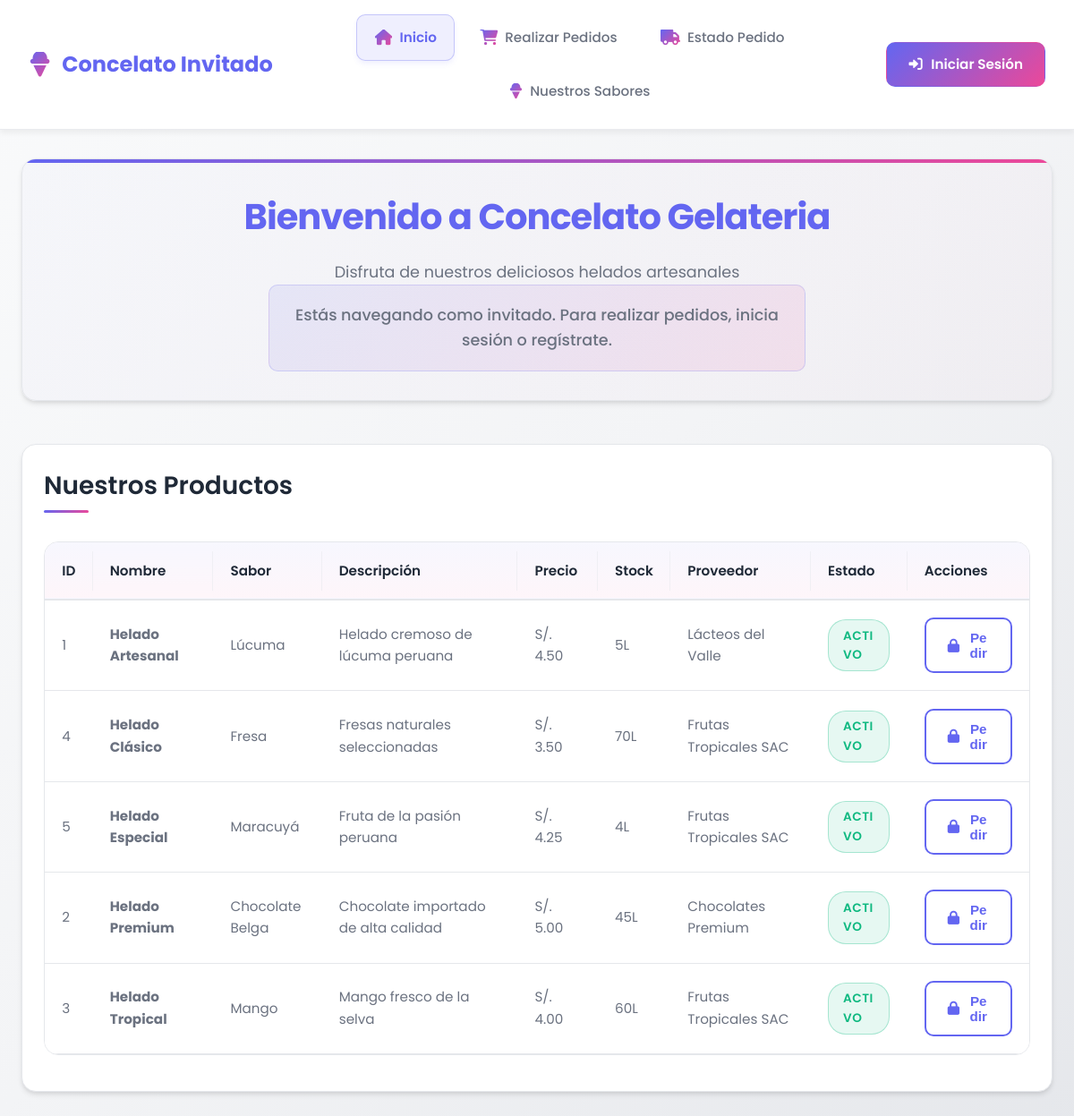
The app's page /paginas/cliente/index.php with its own data.
### tables this page shows
CREATE TABLE `productos` (
  `id_producto` int(11) NOT NULL AUTO_INCREMENT,
  `nombre` varchar(120) NOT NULL,
  `sabor` varchar(60) NOT NULL,
  `descripcion` text DEFAULT NULL,
  `precio` decimal(10,2) NOT NULL CHECK (`precio` >= 0),
  `stock` int(11) NOT NULL DEFAULT 0 CHECK (`stock` >= 0),
  `id_proveedor` int(11) DEFAULT NULL,
  `fecha_registro` date DEFAULT curdate(),
  `activo` tinyint(1) NOT NULL DEFAULT 1,
  PRIMARY KEY (`id_producto`),
  KEY `idx_sabor` (`sabor`),
  KEY `idx_stock` (`stock`),
  KEY `id_proveedor` (`id_proveedor`),
  KEY `idx_productos_activo` (`activo`),
  CONSTRAINT `productos_ibfk_1` FOREIGN KEY (`id_proveedor`) REFERENCES `proveedores` (`id_proveedor`) ON DELETE SET NULL ON UPDATE CASCADE
);

CREATE TABLE `proveedores` (
  `id_proveedor` int(11) NOT NULL AUTO_INCREMENT,
  `empresa` varchar(100) NOT NULL,
  `contacto` varchar(80) NOT NULL,
  `telefono` varchar(30) NOT NULL,
  `correo` varchar(150) DEFAULT NULL,
  `direccion` varchar(200) DEFAULT NULL,
  `fecha_registro` timestamp NOT NULL DEFAULT current_timestamp(),
  PRIMARY KEY (`id_proveedor`)
);

### paginas/cliente/index.php (the view, shortened to what this page needs)
<?php
include_once($_SERVER['DOCUMENT_ROOT'] . '/heladeriacg/conexion/conexion.php');
$logueado = isset($_SESSION['logueado']) && $_SESSION['logueado'] === true;
try {
    $stmt = $pdo->prepare("
        SELECT p.*, pr.empresa as proveedor_nombre
        FROM productos p
        LEFT JOIN proveedores pr ON p.id_proveedor = pr.id_proveedor
        WHERE p.activo = 1 AND p.stock > 0
        ORDER BY p.nombre
    ");
    $stmt->execute();
    $productos = $stmt->fetchAll(PDO::FETCH_ASSOC);
} catch(PDOException $e) {
    $productos = [];
}
?>
<!DOCTYPE html>
<html lang="es">
<head>
    <link rel="stylesheet" href="/heladeriacg/css/cliente/modernos_estilos_cliente.css">
    <link rel="stylesheet" href="https://cdnjs.cloudflare.com/ajax/libs/font-awesome/6.0.0/css/all.min.css">
</head>
<body>
    <div class="cliente-container">
        <header class="cliente-header">
            <div class="header-content-cliente">
                <div class="logo-cliente">
                    <i class="fas fa-ice-cream"></i>
                    <span>Concelato <?php echo $logueado ? 'Cliente' : 'Invitado'; ?></span>
                </div>
                <nav id="cliente-nav" class="cliente-nav">
                    <ul>
                        <li><a href="index.php" class="active">
                            <i class="fas fa-home"></i> <span>Inicio</span>
                        </a></li>
                        <li><a href="pedidos.php">
                            <i class="fas fa-shopping-cart"></i> <span><?php echo $logueado ? 'Mis Pedidos' : 'Realizar Pedidos'; ?></span>
                        </a></li>
                        <li><a href="estado_pedido.php">
                            <i class="fas fa-truck"></i> <span>Estado Pedido</span>
                        </a></li>
                        <li><a href="invitado.php">
                            <i class="fas fa-ice-cream"></i> <span>Nuestros Sabores</span>
                        </a></li>
                    </ul>
                </nav>
                <?php if ($logueado): ?>
                <button class="logout-btn-cliente" onclick="cerrarSesion()">
                    <i class="fas fa-sign-out-alt"></i> <span>Cerrar Sesión</span>
                </button>
                <?php else: ?>
                <a href="../publico/login.php" class="btn-cliente btn-primary-cliente">
                    <i class="fas fa-sign-in-alt"></i> <span>Iniciar Sesión</span>
                </a>
                <?php endif; ?>
            </div>
        </header>
        <main class="cliente-main">
            <div class="welcome-section-cliente">
                <h1>Bienvenido a Concelato Gelateria</h1>
                <p>Disfruta de nuestros deliciosos helados artesanales</p>
                <?php if (!$logueado): ?>
                <p class="guest-notice">Estás navegando como invitado. Para realizar pedidos, inicia sesión o regístrate.</p>
                <?php endif; ?>
            </div>
            <div class="card-cliente">
                <h2>Nuestros Productos</h2>
                <div class="table-container-cliente">
                    <table class="cliente-table">
                        <thead>
                            <tr>
                                <th>ID</th>
                                <th>Nombre</th>
                                <th>Sabor</th>
                                <th>Descripción</th>
                                <th>Precio</th>
                                <th>Stock</th>
                                <th>Proveedor</th>
                                <th>Estado</th>
                                <th>Acciones</th>
                            </tr>
                        </thead>
                        <tbody>
                            <?php if (!empty($productos)): ?>
                                <?php foreach ($productos as $producto): ?>
                                <tr>
                                    <td><?php echo $producto['id_producto']; ?></td>
                                    <td><strong><?php echo htmlspecialchars($producto['nombre']); ?></strong></td>
                                    <td><?php echo htmlspecialchars($producto['sabor']); ?></td>
                                    <td><?php echo htmlspecialchars(substr($producto['descripcion'], 0, 50)) . (strlen($producto['descripcion']) > 50 ? '...' : ''); ?></td>
                                    <td>S/. <?php echo number_format($producto['precio'], 2); ?></td>
                                    <td><?php echo $producto['stock']; ?>L</td>
                                    <td><?php echo htmlspecialchars($producto['proveedor_nombre'] ?: 'N/A'); ?></td>
                                    <td>
                                        <span class="status-badge <?php echo $producto['activo'] ? 'active' : 'inactive'; ?>">
                                            <?php echo $producto['activo'] ? 'Activo' : 'Inactivo'; ?>
                                        </span>
                                    </td>
                                    <td>
                                        <?php if ($logueado): ?>
                                        <button class="btn-cliente btn-primary-cliente" onclick="realizarPedido(<?php echo $producto['id_producto']; ?>)">
                                            <i class="fas fa-shopping-cart"></i> Pedir
                                        </button>
                                        <?php else: ?>
                                        <button class="btn-cliente btn-outline-cliente" onclick="showLoginPrompt()">
                                            <i class="fas fa-lock"></i> Pedir
                                        </button>
                                        <?php endif; ?>
                                    </td>
                                </tr>
                                <?php endforeach; ?>
                            <?php else: ?>
                                <tr>
                                    <td colspan="9" style="text-align: center;">No hay productos disponibles</td>
                                </tr>
                            <?php endif; ?>
                        </tbody>
                    </table>
                </div>
            </div>
        </main>
    </div>
</body>
</html>

### records on screen
productos: id_producto "1", nombre "Helado Artesanal", sabor "Lúcuma", descripcion "Helado cremoso de lúcuma peruana", precio "4.50", stock "5", id_proveedor.empresa "Lácteos del Valle", activo "ACTIVO"
productos: id_producto "4", nombre "Helado Clásico", sabor "Fresa", descripcion "Fresas naturales seleccionadas", precio "3.50", stock "70", id_proveedor.empresa "Frutas Tropicales SAC", activo "ACTIVO"
productos: id_producto "5", nombre "Helado Especial", sabor "Maracuyá", descripcion "Fruta de la pasión peruana", precio "4.25", stock "4", id_proveedor.empresa "Frutas Tropicales SAC", activo "ACTIVO"
productos: id_producto "2", nombre "Helado Premium", sabor "Chocolate Belga", descripcion "Chocolate importado de alta calidad", precio "5.00", stock "45", id_proveedor.empresa "Chocolates Premium", activo "ACTIVO"
productos: id_producto "3", nombre "Helado Tropical", sabor "Mango", descripcion "Mango fresco de la selva", precio "4.00", stock "60", id_proveedor.empresa "Frutas Tropicales SAC", activo "ACTIVO"
